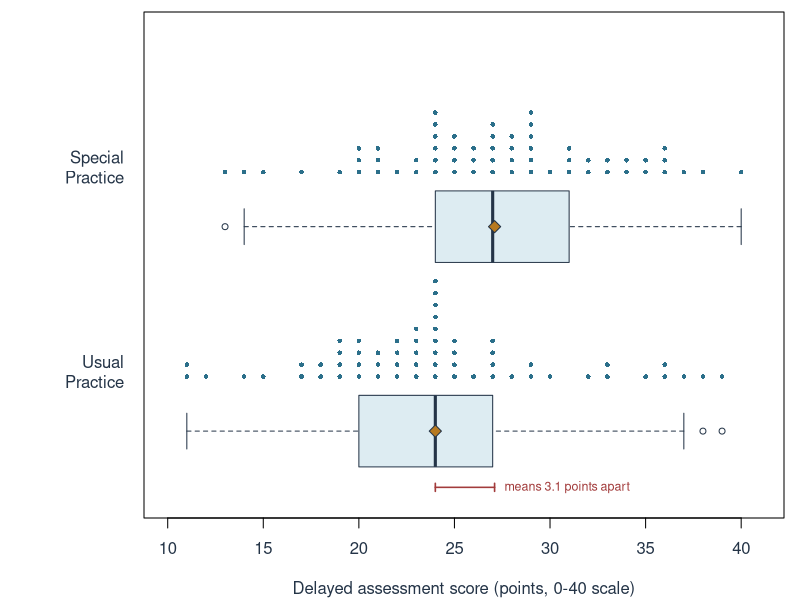
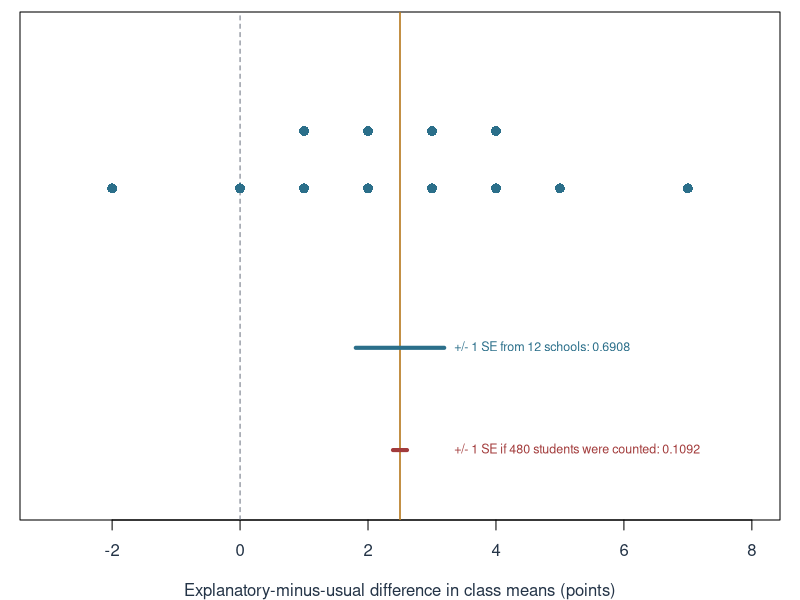
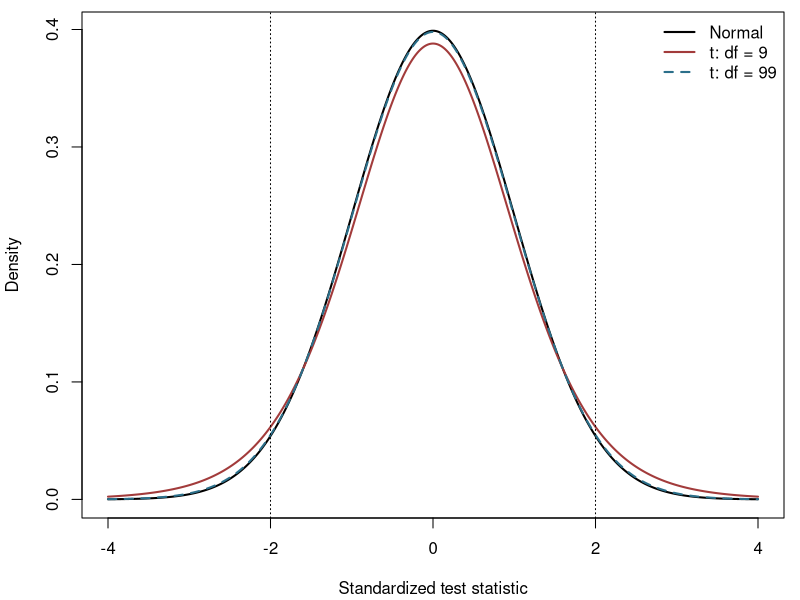
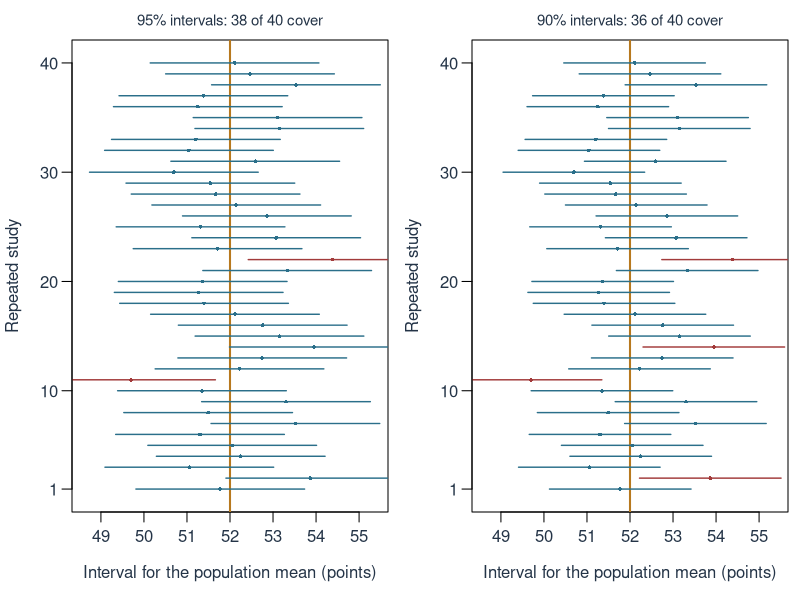
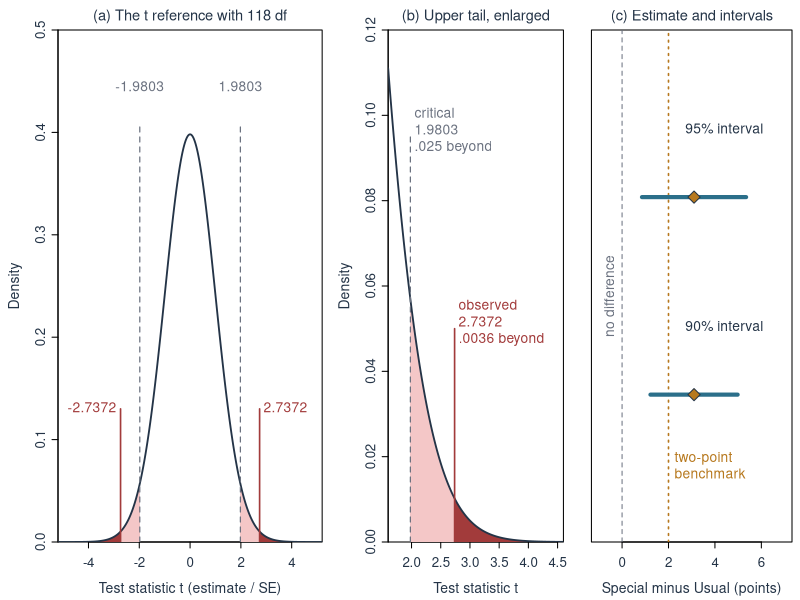
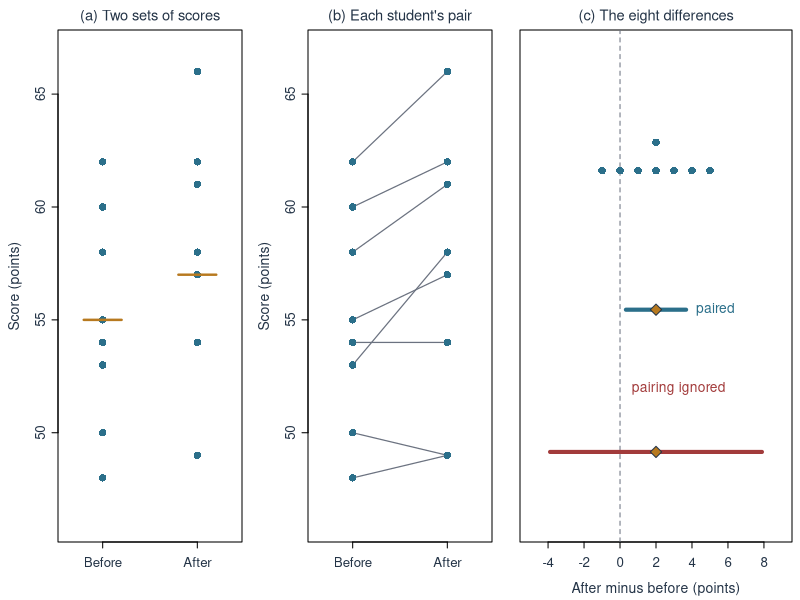
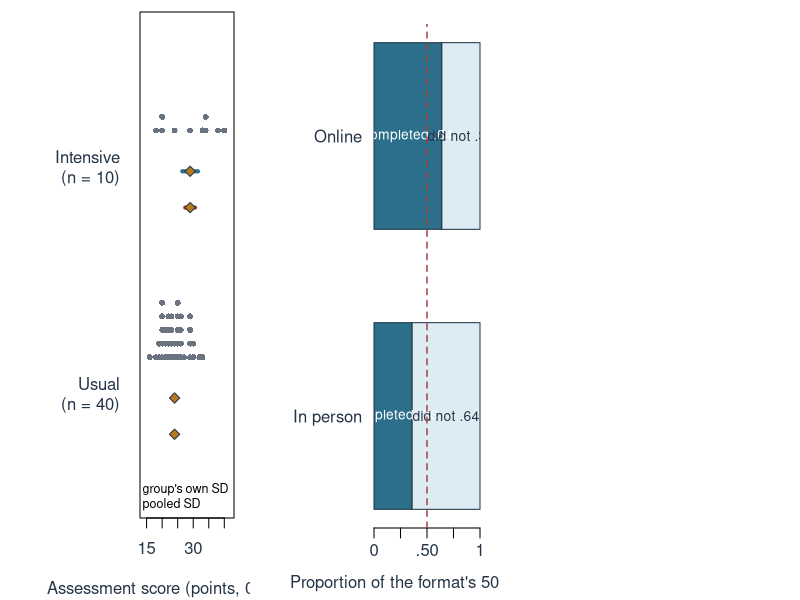
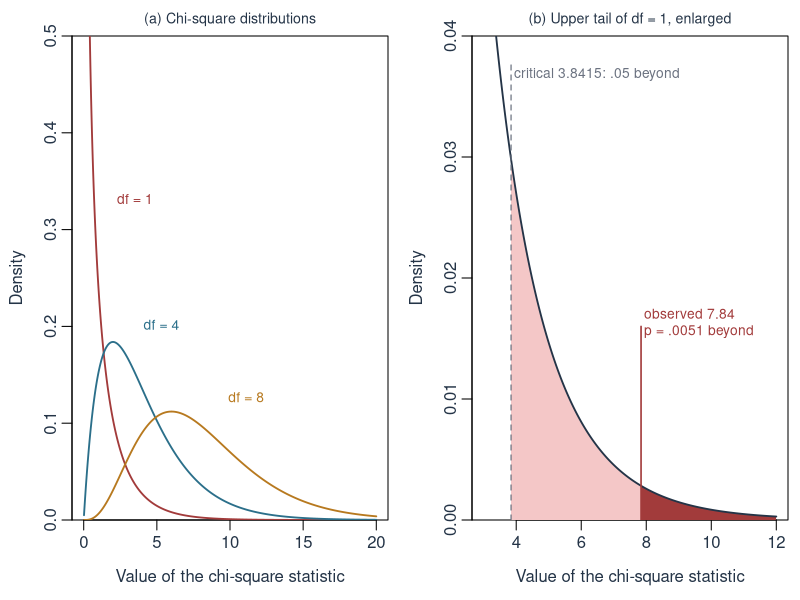

These figures' R source, in order:
## ---- chunk 1
#| label: setup
#| include: false

if (knitr::is_latex_output()) knitr::opts_chunk$set(dev = "cairo_pdf")
n_special <- 60; n_usual <- 60
mean_special <- 27.1; mean_usual <- 24.0
sd_special <- 6.0; sd_usual <- 6.4
estimate <- mean_special - mean_usual
pooled_var <- ((n_special - 1) * sd_special^2 +
  (n_usual - 1) * sd_usual^2) / (n_special + n_usual - 2)
pooled_df <- n_special + n_usual - 2
standard_error <- sqrt(pooled_var * (1 / n_special + 1 / n_usual))
test_statistic <- estimate / standard_error
p_value <- 2 * pt(-abs(test_statistic), df = pooled_df)
confidence_interval <- estimate +
  c(-1, 1) * qt(.975, df = pooled_df) * standard_error
interval_90 <- estimate +
  c(-1, 1) * qt(.95, df = pooled_df) * standard_error
welch_df <- (sd_special^2 / n_special + sd_usual^2 / n_usual)^2 /
  ((sd_special^2 / n_special)^2 / (n_special - 1) +
   (sd_usual^2 / n_usual)^2 / (n_usual - 1))
records <- read.csv("chapter_03_special_practice.csv")
special_scores <- records$score[records$group == "Special Practice"]
usual_scores <- records$score[records$group == "Usual Practice"]
ink <- "#243447"; blue <- "#2B6F8A"; blue_light <- "#DDECF2"
gold <- "#B7791F"; red <- "#A23B3B"; grey <- "#6B7280"
## Display helper: round once to four decimals and drop trailing zeros; a
## vector is one set and shares the fewest decimals that show every member;
## lead = FALSE drops the leading zero of a p-value or proportion; minus
## signs are U+2212 (figures pass minus = "-" for a cleanly embedded font).
fmt4 <- function(x, lead = TRUE, minus = "\u2212") {
  r <- round(x, 4)
  out <- format(r, digits = 15, scientific = FALSE, trim = TRUE)
  tiny <- r == 0 & x != 0
  out[tiny] <- ifelse(x[tiny] > 0, "< 0.0001", "> -0.0001")
  if (!lead) out <- sub("^([<>] )?(-?)0[.]", "\\1\\2.", out)
  gsub("-", minus, out)
}
## ---- chunk 2
#| label: fig-ch03-scores
#| fig-cap: "Delayed scores of the 120 students by assigned format. Each dot is one student; boxes span the quartiles, whiskers reach the most extreme scores within 1.5 IQR of the box, open circles mark the three scores beyond them, and diamonds mark the group means, 27.1 and 24.0 points. The figure draws the chapter's 120 invented teaching records, whose SDs, 5.9992 and 6.3992, round to the 6.0 and 6.4 of @tbl-ch03-observed; the chapter's calculations use those rounded summaries."
#| fig-alt: "Two horizontal boxplots with stacked dots on a score axis from 10 to 40, Special Practice above Usual Practice. Special Practice has quartiles 24, 27 and 31, whiskers from 14 to 40 and one low score of 13 beyond them; Usual Practice has quartiles 20, 24 and 27, whiskers from 11 to 37 and scores of 38 and 39 beyond them. A red bracket marks the 3.1-point gap between the group means, small beside the spread of each group's scores."
#| fig-width: 7.2
#| fig-height: 2.8
#| fig-pos: "!ht"

local({
  stack_dots <- function(x, base, step = 0.07) {
    x <- sort(x)
    height <- ave(x, x, FUN = seq_along)
    points(x, base + step * height, pch = 16, cex = 0.62, col = blue)
  }
  saved_par <- par(mar = c(4.1, 7.2, 0.6, 0.8))
  on.exit(par(saved_par))
  plot(NA, xlim = c(10, 41), ylim = c(0.45, 3.2), yaxt = "n",
       xlab = "Delayed assessment score (points, 0-40 scale)", ylab = "",
       col.axis = ink, col.lab = ink)
  boxplot(list(usual_scores, special_scores), horizontal = TRUE,
          at = c(0.85, 2.05), boxwex = 0.42, add = TRUE, axes = FALSE,
          col = blue_light, border = ink, outcol = ink, outcex = 0.8)
  stack_dots(usual_scores, 1.10)
  stack_dots(special_scores, 2.30)
  points(c(mean(usual_scores), mean(special_scores)), c(0.85, 2.05),
         pch = 23, bg = gold, col = ink, cex = 1.3)
  axis(2, at = c(1.2, 2.4), labels = c("Usual\nPractice", "Special\nPractice"),
       las = 1, tick = FALSE, col.axis = ink)
  arrows(mean(usual_scores), 0.52, mean(special_scores), 0.52,
         code = 3, angle = 90, length = 0.04, col = red, lwd = 1.6)
  text(mean(special_scores), 0.52, "means 3.1 points apart", pos = 4,
       col = red, cex = 0.75)
})
## ---- chunk 3
#| label: fig-ch03-school-pairs
#| fig-cap: "Twelve school differences in class means under within-school assignment (invented data). Each dot is one school's explanatory-minus-usual difference; the vertical line marks their mean, 2.5 points. The upper bar spans one SE either side of the mean from the twelve school comparisons, 0.6908 points; the lower bar spans the 0.1092 that wrongly counting the 480 students as the independent units would give."
#| fig-alt: "A dot plot of twelve differences from minus 2 to 7 points, stacked where values repeat, with a vertical line at 2.5 and a dashed line at zero. Below the dots a blue bar from about 1.8 to 3.2 marks one SE either side of the mean from the twelve school comparisons, and a much shorter red bar from about 2.4 to 2.6 marks the SE that wrongly treating the 480 students as the independent units would give."
#| fig-width: 7.2
#| fig-height: 2.0
#| fig-pos: "!ht"

local({
  school_difference <- c(-2, 0, 1, 1, 2, 2, 3, 3, 4, 4, 5, 7)
  se_schools <- sd(school_difference) / sqrt(12)
  se_students <- sd(school_difference) / sqrt(480)
  saved_par <- par(mar = c(4.0, 1.0, 0.6, 1.0))
  on.exit(par(saved_par))
  plot(NA, xlim = c(-3, 8), ylim = c(0.3, 2.6), yaxt = "n",
       xlab = "Explanatory-minus-usual difference in class means (points)",
       ylab = "", col.axis = ink, col.lab = ink)
  abline(v = 0, col = grey, lty = 2)
  height <- ave(school_difference, school_difference, FUN = seq_along)
  points(school_difference, 1.55 + 0.28 * height, pch = 16, cex = 1.3,
         col = blue)
  abline(v = mean(school_difference), col = gold, lwd = 1.6)
  segments(2.5 - se_schools, 1.05, 2.5 + se_schools, 1.05, col = blue, lwd = 4)
  segments(2.5 - se_students, 0.55, 2.5 + se_students, 0.55, col = red, lwd = 4)
  text(2.5 + se_schools, 1.05,
       paste("+/- 1 SE from 12 schools:", fmt4(se_schools)),
       pos = 4, cex = 0.75, col = blue)
  text(2.5 + se_schools, 0.55,
       paste("+/- 1 SE if 480 students were counted:", fmt4(se_students)),
       pos = 4, cex = 0.75, col = red)
})
## ---- chunk 4
#| label: fig-ch03-z-t
#| fig-pos: "!ht"
#| results: hide
#| fig-cap: "Normal and t references at the same location and scale of the test statistic. The heavier t tails are most visible with few degrees of freedom."
#| fig-alt: "Overlaid standard Normal and t curves with 9 and 99 degrees of freedom. Vertical lines mark minus and plus 2; the t curve with 9 degrees of freedom has the largest probability beyond them."
#| fig-width: 6.8
#| fig-height: 2.9
z_grid <- seq(-4, 4, length.out = 801)
old <- par(mar = c(4.1, 4.1, 0.6, 0.8))
plot(z_grid, dnorm(z_grid), type = "l", lwd = 2,
     xlab = "Standardized test statistic", ylab = "Density")
lines(z_grid, dt(z_grid, 9), col = "#A23B3B", lwd = 2)
lines(z_grid, dt(z_grid, 99), col = "#2B6F8A", lwd = 2, lty = 2)
abline(v = c(-2, 2), lty = 3)
legend("topright", c("Normal", "t: df = 9", "t: df = 99"),
       col = c("black", "#A23B3B", "#2B6F8A"),
       lty = c(1, 1, 2), lwd = 2, bty = "n")
par(old)
c(Normal = 2 * pnorm(-2), t9 = 2 * pt(-2, 9),
  t99 = 2 * pt(-2, 99))
## ---- chunk 5
#| label: fig-interval-coverage
#| fig-cap: "The same 40 simulated district samples under two confidence levels. The population mean, 52 points, is fixed for display, and each sample's estimate carries its interval with it. At 95%, 38 of the 40 intervals cover the mean; at 90%, with the smaller multiplier 1.6449 in place of 1.9600, 36 do."
#| fig-alt: "Two panels of 40 horizontal intervals around a vertical line at 52 points, with the same estimates in both panels. In the 95 percent panel, studies 11 and 22 miss the line and are drawn in red; in the shorter 90 percent intervals, studies 2, 11, 14 and 22 miss."
#| fig-width: 7.2
#| fig-height: 3.1
#| fig-pos: "!ht"

local({
  set.seed(30306)
  one_mean <- 52; one_mean_se <- 1
  coverage_estimate <- rnorm(40, mean = one_mean, sd = one_mean_se)
  saved_par <- par(mfrow = c(1, 2), mar = c(4.4, 3.6, 2.0, 0.6),
                   mgp = c(2.5, 0.7, 0))
  on.exit(par(saved_par))
  for (level in c(.95, .90)) {
    multiplier <- qnorm(1 - (1 - level) / 2)
    lower <- coverage_estimate - multiplier * one_mean_se
    upper <- coverage_estimate + multiplier * one_mean_se
    hit <- lower <= one_mean & one_mean <= upper
    plot(NA, xlim = c(48.6, 55.4), ylim = c(0.5, 40.5),
         xlab = "Interval for the population mean (points)",
         ylab = "Repeated study", yaxt = "n", col.axis = ink, col.lab = ink,
         main = sprintf("%d%% intervals: %d of 40 cover",
                        round(100 * level), sum(hit)),
         cex.main = 0.9, font.main = 1, col.main = ink)
    abline(v = one_mean, col = gold, lwd = 2)
    segments(lower, seq_len(40), upper, seq_len(40),
             col = ifelse(hit, blue, red), lwd = 1.4)
    points(coverage_estimate, seq_len(40), pch = 16, cex = 0.5,
           col = ifelse(hit, blue, red))
    axis(2, at = c(1, 10, 20, 30, 40), las = 1, col.axis = ink)
  }
})
## ---- chunk 6
#| label: fig-test-interval
#| fig-cap: "The Special Practice test read two ways; panel (a) is adapted from @biau2010. (a) The t reference with 118 df on the scale of the test statistic: the dashed lines mark the two-sided .05 critical values $\\pm1.9803$, beyond which the light regions hold .025 each, and the red marks show the observed statistic 2.7372 and its mirror image $-2.7372$, which lie beyond them. (b) The upper tail, enlarged on its own vertical scale: the dark area beyond 2.7372 holds .0036, and with the matching lower tail it gives the two-sided p-value .0072. (c) The 95% and 90% intervals from the same equal-variance procedure, read against zero and the two-point benchmark."
#| fig-alt: "Three panels. The first shows a bell-shaped t density with 118 degrees of freedom on a test-statistic axis from about minus 5 to 5; dashed grey lines at minus and plus 1.9803, labelled at the top, mark the .05 critical values, the regions beyond them are shaded light red, and red marks labelled minus and plus 2.7372 stand farther out, where the tails are too thin to see. The second enlarges the upper tail from 1.6 to 4.6 on a density axis up to 0.12: the light region beyond the critical value is labelled critical 1.9803, .025 beyond, and the dark red region beyond the observed statistic is labelled observed 2.7372, .0036 beyond. The third shows the estimate 3.1 with a 95 percent interval from 0.8572 to 5.3428 and a 90 percent interval from 1.2224 to 4.9776, beside a dashed line at zero, labelled no difference, and a dotted line at the two-point benchmark; both intervals exclude zero and cross the benchmark."
#| fig-width: 7.2
#| fig-height: 3.4
#| fig-pos: "!ht"

local({
  p4 <- function(p) fmt4(p, lead = FALSE)
  critical <- qt(.975, pooled_df)
  tail_p <- pt(-test_statistic, pooled_df)
  pink <- "#F4C7C7"
  shade <- function(from, to, col) {
    g <- seq(from, to, length.out = 200)
    polygon(c(from, g, to), c(0, dt(g, pooled_df), 0), col = col,
            border = NA)
  }
  saved_par <- par(mar = c(2.9, 2.9, 1.5, 0.4), mgp = c(1.75, 0.45, 0),
                   tcl = -0.3, cex.axis = 0.8, cex.lab = 0.84,
                   cex.main = 0.88, font.main = 1, col.main = ink,
                   col.axis = ink, col.lab = ink)
  on.exit(par(saved_par))
  layout(matrix(1:3, nrow = 1), widths = c(1.3, 0.95, 0.9))
  par(cex = 1)
  x <- seq(-5.2, 5.2, length.out = 1041)
  plot(NA, xlim = c(-5.2, 5.2), ylim = c(0, 0.5), xaxs = "i", yaxs = "i",
       xlab = "Test statistic t (estimate / SE)", ylab = "Density",
       main = "(a) The t reference with 118 df")
  shade(-5.2, -critical, pink); shade(critical, 5.2, pink)
  shade(-5.2, -test_statistic, red); shade(test_statistic, 5.2, red)
  lines(x, dt(x, pooled_df), col = ink, lwd = 1.8)
  segments(c(-critical, critical), 0, c(-critical, critical), 0.41,
           col = grey, lty = 2, lwd = 1.2)
  text(c(-critical, critical), 0.445, fmt4(c(-critical, critical), minus = "-"),
       col = grey, cex = 0.83)
  segments(c(-test_statistic, test_statistic), 0,
           c(-test_statistic, test_statistic), 0.13, col = red, lwd = 1.6)
  text(c(-test_statistic, test_statistic), 0.13,
       fmt4(c(-test_statistic, test_statistic), minus = "-"),
       pos = c(2, 4), offset = 0.2, col = red, cex = 0.83)
  xt <- seq(1.6, 4.6, length.out = 400)
  plot(NA, xlim = c(1.6, 4.6), ylim = c(0, 0.12), xaxs = "i", yaxs = "i",
       xlab = "Test statistic t", ylab = "Density",
       main = "(b) Upper tail, enlarged")
  shade(critical, 4.6, pink); shade(test_statistic, 4.6, red)
  lines(xt, dt(xt, pooled_df), col = ink, lwd = 1.8)
  segments(critical, 0, critical, 0.095, col = grey, lty = 2, lwd = 1.2)
  text(critical, 0.095, paste0("critical\n", fmt4(critical), "\n.025 beyond"),
       pos = 4, offset = 0.2, col = grey, cex = 0.83)
  segments(test_statistic, 0, test_statistic, 0.05, col = red, lwd = 1.6)
  text(test_statistic, 0.05,
       paste0("observed\n", fmt4(test_statistic), "\n", p4(tail_p), " beyond"),
       pos = 4, offset = 0.2, col = red, cex = 0.83)
  par(mar = c(2.9, 1.0, 1.5, 0.4))
  plot(NA, xlim = c(-1, 7), ylim = c(0.35, 2.75), yaxt = "n",
       xlab = "Special minus Usual (points)", ylab = "",
       main = "(c) Estimate and intervals")
  abline(v = 0, col = grey, lty = 2)
  abline(v = 2, col = gold, lty = 3, lwd = 1.6)
  segments(c(confidence_interval[1], interval_90[1]), c(2, 1),
           c(confidence_interval[2], interval_90[2]), c(2, 1),
           col = blue, lwd = 4)
  points(c(estimate, estimate), c(2, 1), pch = 23, bg = gold, col = ink,
         cex = 1.3)
  text(4.4, c(2.35, 1.35), c("95% interval", "90% interval"),
       cex = 0.83, col = ink)
  text(-0.55, 1.5, "no difference", srt = 90, cex = 0.83, col = grey)
  text(2, 0.62, "two-point\nbenchmark", pos = 4, offset = 0.3, cex = 0.83,
       col = gold)
})
## ---- chunk 7
#| label: fig-ch03-paired
#| fig-cap: "The eight invented students' scores three ways. (a) Before and after as two separate sets, with their means; (b) each student's two scores joined; (c) the eight after-minus-before differences, with the paired 95% interval, [0.3280, 3.6720] (blue), and the interval from analysing the scores as two independent groups, $[-3.8877,\\ 7.8877]$ (red)."
#| fig-alt: "Three panels. In the first, eight before scores from 48 to 62 and eight after scores from 49 to 66 overlap heavily, with means 55 and 57 marked. In the second, lines join each student's two scores and run nearly parallel, most rising slightly. In the third, the eight differences from minus 1 to 5 sit above a short blue interval from 0.3280 to 3.6720 and a long red interval from minus 3.8877 to 7.8877 that crosses zero."
#| fig-width: 7.2
#| fig-height: 2.6
#| fig-pos: "!ht"

local({
  before <- c(50, 54, 48, 60, 55, 58, 62, 53)
  after <- c(49, 54, 49, 62, 57, 61, 66, 58)
  difference <- after - before
  saved_par <- par(mar = c(2.9, 2.9, 1.5, 0.4), mgp = c(1.75, 0.45, 0),
                   tcl = -0.3, cex.axis = 0.8, cex.lab = 0.84,
                   cex.main = 0.88, font.main = 1, col.main = ink,
                   col.axis = ink, col.lab = ink)
  on.exit(par(saved_par))
  layout(matrix(1:3, nrow = 1), widths = c(1, 1, 1.2))
  par(cex = 1)
  for (panel in 1:2) {
    plot(NA, xlim = c(0.6, 2.4), ylim = c(46, 67), xaxt = "n",
         xlab = "", ylab = "Score (points)",
         main = if (panel == 1) "(a) Two sets of scores"
                else "(b) Each student's pair")
    axis(1, at = 1:2, labels = c("Before", "After"))
    if (panel == 2) segments(1, before, 2, after, col = grey, lwd = 1.2)
    points(rep(1, 8), before, pch = 16, col = blue)
    points(rep(2, 8), after, pch = 16, col = blue)
    if (panel == 1) {
      segments(c(0.8, 1.8), c(mean(before), mean(after)),
               c(1.2, 2.2), c(mean(before), mean(after)), col = gold, lwd = 2.4)
    }
  }
  paired_ci <- t.test(after, before, paired = TRUE)$conf.int
  ignored_ci <- t.test(after, before, var.equal = TRUE)$conf.int
  par(mar = c(2.9, 1.0, 1.5, 0.4))
  plot(NA, xlim = c(-5, 9), ylim = c(0.4, 3.4), yaxt = "n",
       xlab = "After minus before (points)", ylab = "",
       main = "(c) The eight differences")
  abline(v = 0, col = grey, lty = 2)
  height <- ave(difference, difference, FUN = seq_along)
  points(difference, 2.45 + 0.18 * height, pch = 16, col = blue)
  segments(paired_ci[1], 1.75, paired_ci[2], 1.75, col = blue, lwd = 4)
  segments(ignored_ci[1], 0.85, ignored_ci[2], 0.85, col = red, lwd = 4)
  points(c(2, 2), c(1.75, 0.85), pch = 23, bg = gold, col = ink, cex = 1.2)
  text(paired_ci[2], 1.75, "paired", pos = 4, cex = 0.83, col = blue)
  text(0.1, 1.25, "pairing ignored", pos = 4, cex = 0.83, col = red)
})
## ---- chunk 8
#| label: fig-ch03-welch-dots
#| fig-cap: "One invented set of scores with the two programmes' summaries: 10 intensive-programme scores (mean 29, SD 8) and 40 usual-programme scores (mean 24, SD 4). Below each group's dots, the blue bar spans one SE either side of the mean from the group's own SD, and the red bar one SE from the pooled SD, 5."
#| fig-alt: "Two stacked dot plots on an assessment scale from 14 to 42. The ten intensive scores spread from 18 to 40 in two loose clusters, 18 to 24 and 29 to 40; the forty usual scores run from 16 to 33, most between 19 and 30. For the intensive mean of 29 the blue own-SD bar, plus or minus 2.5298, is much wider than the red pooled bar, plus or minus 1.5811; for the usual mean of 24 the blue bar, plus or minus 0.6325, is slightly shorter than the red one, plus or minus 0.7906."
#| fig-width: 7.2
#| fig-height: 2.6
#| fig-pos: "!ht"

local({
  intensive <- c(18, 20, 20, 24, 29, 33, 34, 34, 38, 40)
  usual <- c(16, 18, 19, 19, 20, 20, 20, 20, 20, 21, 21, 21, 22, 22, 22, 22,
             23, 23, 23, 23, 24, 24, 25, 25, 25, 25, 25, 26, 26, 26, 26, 27,
             29, 29, 29, 29, 30, 30, 32, 33)
  pooled_sd <- sqrt((9 * var(intensive) + 39 * var(usual)) / 48)
  saved_par <- par(mar = c(4.1, 7.0, 0.6, 0.8))
  on.exit(par(saved_par))
  plot(NA, xlim = c(14, 42), ylim = c(0.2, 3.3), yaxt = "n",
       xlab = "Assessment score (points, 0-40 scale)", ylab = "",
       col.axis = ink, col.lab = ink)
  axis(2, at = c(0.9, 2.4),
       labels = c("Usual\n(n = 40)", "Intensive\n(n = 10)"),
       las = 1, tick = FALSE, col.axis = ink)
  groups <- list(usual, intensive); base <- c(1.05, 2.55)
  for (g in 1:2) {
    x <- groups[[g]]
    height <- ave(x, x, FUN = seq_along)
    points(x, base[g] + 0.09 * height, pch = 16, cex = 0.8, col = grey)
    own <- sd(x) / sqrt(length(x)); pooled <- pooled_sd / sqrt(length(x))
    segments(mean(x) - c(own, pooled), base[g] - c(0.18, 0.42),
             mean(x) + c(own, pooled), base[g] - c(0.18, 0.42),
             col = c(blue, red), lwd = 4)
    points(rep(mean(x), 2), base[g] - c(0.18, 0.42), pch = 23, bg = gold,
           col = ink, cex = 1.1)
  }
  legend("bottomright", c("mean +/- 1 SE from the group's own SD",
                          "mean +/- 1 SE from the pooled SD"),
         col = c(blue, red), lwd = 4, bty = "n", cex = 0.75)
})
## ---- chunk 9
#| label: fig-ch03-completion
#| fig-cap: "Completion by participation format in the invented table of 100 learners. Each bar divides one format's 50 learners into those who completed (dark) and those who did not (light); the dashed line marks the completion proportion of all 100 learners, .5, which both formats would share if format and completion were independent."
#| fig-alt: "Two horizontal bars, Online above In person, each running from 0 to 1. The dark completed part reaches .64 for Online and .36 for In person, with the remainders .36 and .64 in a light shade. A dashed red line at .5 is labelled as the proportion of all 100 learners; the Online bar's completed part extends past it and the In-person bar's stops short of it."
#| fig-width: 7.2
#| fig-height: 1.9
#| fig-pos: "!ht"

local({
  completed <- c("In person" = 18 / 50, Online = 32 / 50)
  p2 <- function(p) fmt4(p, lead = FALSE)
  saved_par <- par(mar = c(3.6, 6.2, 1.2, 1.0), mgp = c(2.2, 0.6, 0))
  on.exit(par(saved_par))
  at <- barplot(rbind(completed, 1 - completed), horiz = TRUE,
                col = c(blue, blue_light), border = ink, xlim = c(0, 1),
                las = 1, xlab = "Proportion of the format's 50 learners",
                space = 0.5, col.axis = ink, col.lab = ink, axes = FALSE)
  axis(1, at = seq(0, 1, .25), labels = c("0", ".25", ".50", ".75", "1"),
       col.axis = ink)
  text(completed / 2, at, paste("completed", p2(completed)),
       col = "white", cex = 0.83)
  text((1 + completed) / 2, at, paste("did not", p2(1 - completed)),
       col = ink, cex = 0.83)
  abline(v = .5, lty = 2, col = red, lwd = 1.4)
  text(.5, max(at) + 0.75, "all 100 learners: .5", pos = 4,
       offset = 0.3, cex = 0.83, col = red, xpd = TRUE)
})
## ---- chunk 10
#| label: fig-ch03-chisq
#| fig-cap: "The chi-square reference. (a) Chi-square distributions with 1, 4 and 8 degrees of freedom: right-skewed curves on positive values whose centre and spread grow with the df. (b) The upper tail of the distribution with 1 df, the reference for a two-by-two table, enlarged on its own vertical scale: the shaded area beyond the .05 critical value 3.8415 holds .05, and the dark part beyond the observed statistic 7.84 is the p-value, $p=.0051$."
#| fig-alt: "Two panels. The first shows three density curves on an axis from 0 to 20: with 1 degree of freedom the curve falls steeply from a high value near zero; with 4 it peaks near 2; with 8 it peaks near 6 and spreads further right. The second enlarges the upper tail of the curve with 1 degree of freedom, from 3 to 12 on a density axis up to 0.04: a dashed grey line at 3.8415 is labelled critical 3.8415, .05 beyond, and the region beyond it is shaded light red; a red mark at 7.84 is labelled observed 7.84, p = .0051 beyond, and the smaller region beyond it is dark red."
#| fig-width: 7.2
#| fig-height: 2.9
#| fig-pos: "!ht"

local({
  saved_par <- par(mfrow = c(1, 2), mar = c(4.0, 3.6, 1.8, 0.6),
                   mgp = c(2.3, 0.6, 0))
  on.exit(par(saved_par))
  x <- seq(0.02, 20, length.out = 1000)
  plot(NA, xlim = c(0, 20), ylim = c(0, 0.5), yaxs = "i",
       xlab = "Value of the chi-square statistic", ylab = "Density",
       main = "(a) Chi-square distributions", cex.main = 0.85,
       font.main = 1, col.main = ink, col.axis = ink, col.lab = ink)
  dfs <- c(1, 4, 8); colours <- c(red, blue, gold)
  for (k in 1:3) lines(x, dchisq(x, dfs[k]), col = colours[k], lwd = 1.8)
  text(c(1.6, 3.4, 9.2), c(0.33, 0.2, 0.125), paste("df =", dfs),
       pos = 4, col = colours, cex = 0.83)
  critical <- qchisq(.95, 1); observed <- 7.84
  shade <- function(from, to, col) {
    g <- seq(from, to, length.out = 200)
    polygon(c(from, g, to), c(0, dchisq(g, 1), 0), col = col, border = NA)
  }
  x1 <- seq(3, 12, length.out = 600)
  plot(NA, xlim = c(3, 12), ylim = c(0, 0.04), yaxs = "i",
       xlab = "Value of the chi-square statistic", ylab = "Density",
       main = "(b) Upper tail of df = 1, enlarged", cex.main = 0.85,
       font.main = 1, col.main = ink, col.axis = ink, col.lab = ink)
  shade(critical, 12, "#F4C7C7"); shade(observed, 12, red)
  lines(x1, dchisq(x1, 1), col = ink, lwd = 1.8)
  segments(critical, 0, critical, 0.038, col = grey, lty = 2, lwd = 1.2)
  text(critical, 0.0368, paste0("critical ", fmt4(critical), ": .05 beyond"),
       pos = 4, offset = 0.15, col = grey, cex = 0.83)
  segments(observed, 0, observed, 0.016, col = red, lwd = 1.6)
  text(observed, 0.016, paste0("observed ", fmt4(observed), "\np = ",
       fmt4(pchisq(observed, 1, lower.tail = FALSE), lead = FALSE), " beyond"),
       pos = 4, offset = 0.15, col = red, cex = 0.83)
})
## ---- chunk 11
#| label: fig-ch03-errors-power
#| fig-cap: "Errors and power for a planned study with 74 per group, outcome SD 6.2 and a two-sided .05 test, adapted from @biau2010. (a) Sampling distributions of the estimated difference under the null (true difference 0) and under an alternative (true difference 3), with the rejection boundaries $\\pm1.9977$: the null's dark outer tails hold $\\alpha/2=.025$ each; under the alternative, the hatched area between the boundaries is $\\beta=.1627$ and the light area beyond them is the power, .8373. (b) Power of the same rule across true differences for 37, 74 and 148 per group."
#| fig-alt: "Two panels. The first shows two bell-shaped curves of equal height on an estimated-difference axis, a solid null curve centred at 0 and a dashed alternative curve centred at 3, with dashed boundary lines at minus and plus 1.9977 marked on the axis. The null curve's two small outer tails are dark blue; under the alternative curve the region between the boundaries is hatched red and labelled beta = .1627, and the larger region beyond 1.9977 is light blue and labelled power = .8373. The second plots power against true differences from 0 to 5 points for 37, 74 and 148 per group; every curve starts at .05, the 74-per-group curve passes .5009 at 2 and .8373 at 3, and the 148-per-group curve reaches .7925 at 2, just below a dotted line at .8."
#| fig-width: 7.2
#| fig-height: 3.1
#| fig-pos: "!ht"

local({
  plan_se <- 6.2 * sqrt(2 / 74)
  cutoff <- qnorm(.975) * plan_se
  power_at <- function(delta, n, sigma = 6.2) {
    se <- sigma * sqrt(2 / n); cut <- qnorm(.975) * se
    pnorm(-cut, delta, se) + 1 - pnorm(cut, delta, se)
  }
  saved_par <- par(mar = c(2.9, 2.9, 1.5, 0.4), mgp = c(1.75, 0.45, 0),
                   tcl = -0.3, cex.axis = 0.8, cex.lab = 0.84,
                   cex.main = 0.88, font.main = 1, col.main = ink,
                   col.axis = ink, col.lab = ink)
  on.exit(par(saved_par))
  layout(matrix(1:2, nrow = 1), widths = c(1.4, 1))
  x <- seq(-4.5, 7.5, length.out = 1201)
  null_d <- dnorm(x, 0, plan_se); alt_d <- dnorm(x, 3, plan_se)
  area <- function(keep, dens, ...) {
    polygon(c(x[keep], rev(x[keep])), c(dens[keep], rep(0, sum(keep))), ...)
  }
  plot(NA, xlim = c(-4.5, 7.5), ylim = c(0, 0.78), yaxs = "i", xaxt = "n",
       xlab = "Estimated difference (points)", ylab = "Density",
       main = "(a) One rejection rule, two possible truths")
  axis(1, at = c(-4, -cutoff, 0, cutoff, 4, 6),
       labels = c("-4", "-1.9977", "0", "1.9977", "4", "6"))
  area(x >= cutoff, alt_d, col = "#CFE3EC", border = NA)
  area(abs(x) < cutoff, alt_d, col = red, border = NA, density = 24,
       angle = 45)
  area(x <= -cutoff, null_d, col = blue, border = NA)
  area(x >= cutoff, null_d, col = blue, border = NA)
  lines(x, null_d, col = ink, lwd = 1.8)
  lines(x, alt_d, col = ink, lwd = 1.8, lty = 5)
  segments(c(-cutoff, cutoff), 0, c(-cutoff, cutoff), 0.3, col = grey,
           lty = 2, lwd = 1.2)
  curves <- legend("topleft", c("null: true difference 0",
                                "alternative: true difference 3"),
                   lty = c(1, 5), lwd = 1.8, col = ink, bty = "n",
                   cex = 0.83)
  legend(curves$rect$left, curves$rect$top - curves$rect$h + 0.03,
         legend = c(expression(paste(alpha, "/2 = .025 each tail")),
                    expression(paste(beta, " = .1627")), "power = .8373"),
         fill = c(blue, red, "#CFE3EC"), border = c(ink, red, ink),
         density = c(NA, 30, NA), angle = 45, bty = "n", cex = 0.83)
  plot(NA, xlim = c(0, 5), ylim = c(0, 1), xlab = "True difference (points)",
       ylab = "Power", main = "(b) Power across true differences")
  abline(h = c(.05, .80), lty = 3, col = grey)
  difference <- seq(0, 5, length.out = 201)
  sizes <- c(37, 74, 148); colours <- c(grey, blue, red); types <- c(2, 1, 4)
  for (k in 1:3) lines(difference, power_at(difference, sizes[k]),
                       col = colours[k], lty = types[k], lwd = 2)
  marked <- c(power_at(c(2, 3), 74), power_at(2, 148))
  points(c(2, 3, 2), marked, pch = 21, bg = gold, col = ink, cex = 1.1)
  text(c(2, 3, 2), marked + c(0, 0, 0.08),
       fmt4(marked, lead = FALSE), pos = c(4, 4, 2), cex = 0.83)
  legend("bottomright", paste(sizes, "per group"), col = colours,
         lty = types, lwd = 2, bty = "n", cex = 0.83, inset = c(0, 0.08))
})
## ---- chunk 12
#| label: fig-ch03-selection
#| fig-pos: "!ht"
#| fig-cap: "A significance filter retains both tails of a Normal estimate distribution centered at the true difference of one point, with known SE two points."
#| fig-alt: "Normal density centered at one, with a gold line at the true difference labelled above the peak and dashed red lines at minus and plus 3.92. The shaded tails beyond them are labelled: selected estimates below minus 3.92 have the wrong sign, and selected estimates above 3.92 substantially exceed the true effect."
#| fig-width: 6.8
#| fig-height: 2.3
local({
  saved_par <- par(mar = c(4.2, 4.2, 0.6, .7))
  on.exit(par(saved_par))
  x <- seq(-7, 9, length.out = 1601)
  plot(x, dnorm(x, 1, 2), type = "l", lwd = 2, col = ink, ylim = c(0, .235),
       xlab = "Estimated difference (points)", ylab = "Density")
  for (selected in list(x[x < -3.92], x[x > 3.92])) {
    polygon(c(selected, rev(selected)),
            c(dnorm(selected, 1, 2), rep(0, length(selected))),
            col = "#F4C7C7", border = NA)
  }
  lines(x, dnorm(x, 1, 2), lwd = 2, col = ink)
  abline(v = 1, col = gold, lwd = 2)
  abline(v = c(-3.92, 3.92), col = red, lty = 2)
  text(1, .222, "true difference = 1", pos = 2, offset = 0.3, cex = .8,
       col = gold)
  text(-3.92, .105, "-3.9200", pos = 2, cex = .8, col = red)
  text(3.92, .105, "3.9200", pos = 4, cex = .8, col = red)
  text(-5.6, .055, "selected:\nwrong sign", cex = .72, col = red)
  text(6.9, .065, "selected:\nexaggerated", cex = .72, col = red)
})
